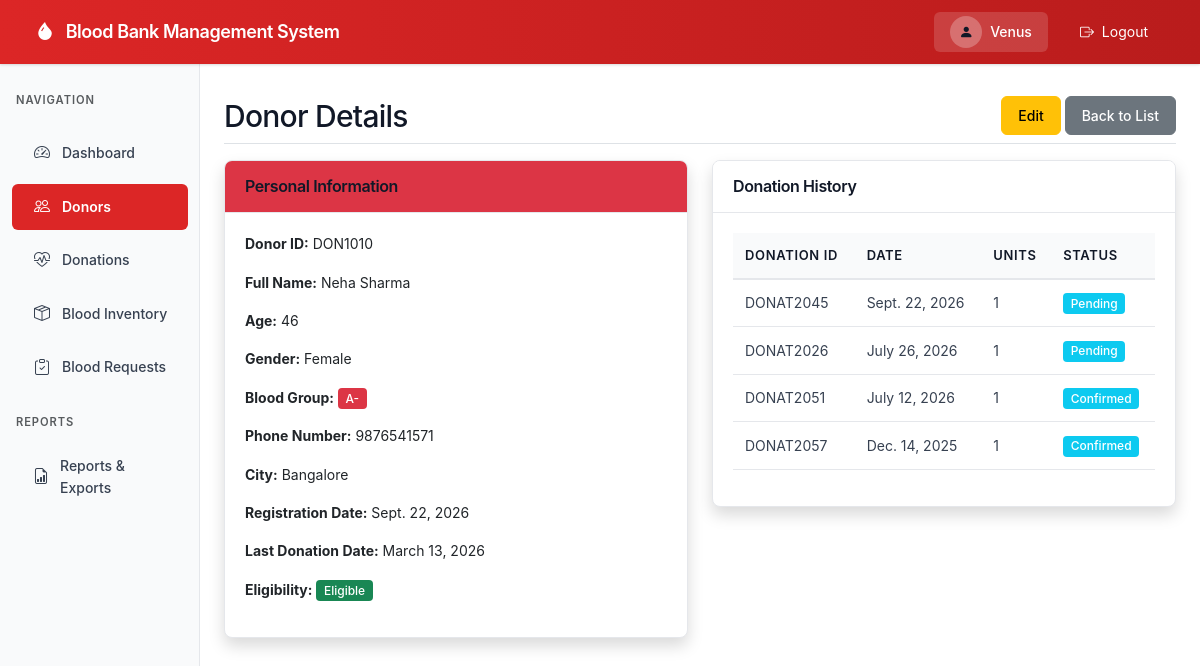
/donors/11/ (signed in), run on the app's committed database.
### donors/models.py (models this page shows, shortened)
class Donor(models.Model):
    donor_id = models.CharField(max_length=20, unique=True)
    full_name = models.CharField(max_length=200)
    age = models.IntegerField()
    gender = models.CharField(max_length=10, choices=GENDER_CHOICES)
    blood_group = models.CharField(max_length=5, choices=BLOOD_GROUP_CHOICES)
    phone_number = models.CharField(max_length=15)
    city = models.CharField(max_length=100)
    registration_date = models.DateField(default=timezone.now)
    last_donation_date = models.DateField(null=True, blank=True)
    donation_eligibility_status = models.BooleanField(default=True)
    class Meta:
        ordering = ['-registration_date']

### donations/models.py (models this page shows, shortened)
class Donation(models.Model):
    donation_id = models.CharField(max_length=20, unique=True)
    donor = models.ForeignKey(Donor, on_delete=models.CASCADE, related_name='donations')
    blood_group = models.CharField(max_length=5, choices=BLOOD_GROUP_CHOICES)
    units_collected = models.IntegerField(default=1)
    donation_date = models.DateField(default=timezone.now)
    collection_center = models.CharField(max_length=200)
    donation_status = models.CharField(max_length=20, choices=DONATION_STATUS_CHOICES, default='Pending')
    stock_updated = models.BooleanField(default=False)
    class Meta:
        ordering = ['-donation_date']

### donors/views.py (the view)
# urls.py: path('<int:pk>/', views.donor_detail, name='donor_detail'),
@login_required
def donor_detail(request, pk):
    donor = get_object_or_404(Donor, pk=pk)
    donations = Donation.objects.filter(donor=donor).order_by('-donation_date')
    return render(request, 'donors/donor_detail.html', {'donor': donor, 'donations': donations})

### templates/donors/donor_detail.html
{% extends 'base.html' %}
{% load static %}
{% block content %}
<div class="d-flex justify-content-between flex-wrap flex-md-nowrap align-items-center pt-3 pb-2 mb-3 border-bottom">
    <h1 class="h2">Donor Details</h1>
    <div>
        <a href="{% url 'edit_donor' donor.pk %}" class="btn btn-warning">Edit</a>
        <a href="{% url 'donor_list' %}" class="btn btn-secondary">Back to List</a>
    </div>
</div>
<div class="row">
    <div class="col-md-6">
        <div class="card shadow mb-4">
            <div class="card-header bg-danger text-white">
                <h6 class="m-0 font-weight-bold">Personal Information</h6>
            </div>
            <div class="card-body">
                <p><strong>Donor ID:</strong> {{ donor.donor_id }}</p>
                <p><strong>Full Name:</strong> {{ donor.full_name }}</p>
                <p><strong>Age:</strong> {{ donor.age }}</p>
                <p><strong>Gender:</strong> {{ donor.gender }}</p>
                <p><strong>Blood Group:</strong> <span class="badge bg-danger">{{ donor.blood_group }}</span></p>
                <p><strong>Phone Number:</strong> {{ donor.phone_number }}</p>
                <p><strong>City:</strong> {{ donor.city }}</p>
                <p><strong>Registration Date:</strong> {{ donor.registration_date }}</p>
                <p><strong>Last Donation Date:</strong> {{ donor.last_donation_date|default:"Never" }}</p>
                <p><strong>Eligibility:</strong>
                    {% if donor.donation_eligibility_status %}
                        <span class="badge bg-success">Eligible</span>
                    {% else %}
                        <span class="badge bg-secondary">Not Eligible</span>
                    {% endif %}
                </p>
            </div>
        </div>
    </div>
    <div class="col-md-6">
        <div class="card shadow mb-4">
            <div class="card-header">
                <h6 class="m-0 font-weight-bold">Donation History</h6>
            </div>
            <div class="card-body">
                <div class="table-responsive">
                    <table class="table table-sm">
                        <thead>
                            <tr>
                                <th>Donation ID</th>
                                <th>Date</th>
                                <th>Units</th>
                                <th>Status</th>
                            </tr>
                        </thead>
                        <tbody>
                            {% for donation in donations %}
                            <tr>
                                <td>{{ donation.donation_id }}</td>
                                <td>{{ donation.donation_date }}</td>
                                <td>{{ donation.units_collected }}</td>
                                <td><span class="badge bg-info">{{ donation.donation_status }}</span></td>
                            </tr>
                            {% empty %}
                            <tr>
                                <td colspan="4" class="text-center">No donations yet.</td>
                            </tr>
                            {% endfor %}
                        </tbody>
                    </table>
                </div>
            </div>
        </div>
    </div>
</div>
{% endblock %}

### templates/base.html (shortened to what this page needs)
<!DOCTYPE html>
<html lang="en">
<head>
    <link href="https://cdn.jsdelivr.net/npm/bootstrap@5.3.0/dist/css/bootstrap.min.css" rel="stylesheet">
    <link rel="stylesheet" href="https://cdn.jsdelivr.net/npm/bootstrap-icons@1.10.0/font/bootstrap-icons.css">
    {% load static %}
    <link rel="stylesheet" href="{% static 'css/style.css' %}">
</head>
<body>
    {% if user.is_authenticated %}
    <nav class="navbar navbar-expand-lg navbar-dark fixed-top" style="background: linear-gradient(90deg, #dc2626 0%, #b91c1c 100%); height: 64px; z-index: 1030;">
        <div class="container-fluid">
            <a class="navbar-brand" href="{% url 'dashboard' %}">
                <i class="bi bi-droplet-fill me-2"></i> Blood Bank Management System
            </a>
            <div class="collapse navbar-collapse" id="navbarNav">
                <ul class="navbar-nav ms-auto align-items-center">
                    <li class="nav-item">
                        <div class="d-flex align-items-center gap-2 me-3 px-3 py-1" style="background: rgba(255,255,255,0.15); border-radius: 0.375rem;">
                            <div style="width: 32px; height: 32px; background: rgba(255,255,255,0.25); border-radius: 50%; display: flex; align-items: center; justify-content: center;">
                                <i class="bi bi-person-fill"></i>
                            </div>
                            <span style="font-weight: 500; color: white;">{{ user.username }}</span>
                        </div>
                    </li>
                    <li class="nav-item">
                        <a class="nav-link px-3" href="{% url 'logout' %}" style="color: white;">
                            <i class="bi bi-box-arrow-right me-1"></i> Logout
                        </a>
                    </li>
                </ul>
            </div>
        </div>
    </nav>
    <div class="container-fluid" style="padding-top: 64px;">
        <div class="row">
            <nav class="col-md-3 col-lg-2 d-md-block sidebar">
                <div class="position-sticky pt-2">
                    <div class="px-3 mb-3">
                        <small class="text-uppercase text-muted" style="font-size: 0.7rem; font-weight: 600; letter-spacing: 0.08em;">Navigation</small>
                    </div>
                    <ul class="nav flex-column">
                        <li class="nav-item">
                            <a class="nav-link {% if request.resolver_match.url_name == 'dashboard' %}active{% endif %}" href="{% url 'dashboard' %}">
                                <i class="bi bi-speedometer2"></i> Dashboard
                            </a>
                        </li>
                        <li class="nav-item">
                            <a class="nav-link {% if 'donor' in request.resolver_match.url_name %}active{% endif %}" href="{% url 'donor_list' %}">
                                <i class="bi bi-people"></i> Donors
                            </a>
                        </li>
                        <li class="nav-item">
                            <a class="nav-link {% if 'donation' in request.resolver_match.url_name %}active{% endif %}" href="{% url 'donation_list' %}">
                                <i class="bi bi-heart-pulse"></i> Donations
                            </a>
                        </li>
                        <li class="nav-item">
                            <a class="nav-link {% if 'inventory' in request.resolver_match.url_name %}active{% endif %}" href="{% url 'inventory_list' %}">
                                <i class="bi bi-box-seam"></i> Blood Inventory
                            </a>
                        </li>
                        <li class="nav-item">
                            <a class="nav-link {% if 'request' in request.resolver_match.url_name %}active{% endif %}" href="{% url 'request_list' %}">
                                <i class="bi bi-clipboard-check"></i> Blood Requests
                            </a>
                        </li>
                        <li class="nav-item mt-3">
                            <div class="px-3 mb-2">
                                <small class="text-uppercase text-muted" style="font-size: 0.7rem; font-weight: 600; letter-spacing: 0.08em;">Reports</small>
                            </div>
                        </li>
                        <li class="nav-item">
                            <a class="nav-link {% if 'report' in request.resolver_match.url_name %}active{% endif %}" href="{% url 'reports_home' %}">
                                <i class="bi bi-file-earmark-bar-graph"></i> Reports & Exports
                            </a>
                        </li>
                    </ul>
                </div>
            </nav>
            <main class="col-md-9 ms-sm-auto col-lg-10 px-md-4" style="padding-top: 1rem;">
                {% block content %}
                {% endblock %}
            </main>
        </div>
    </div>
    {% else %}
        {% block auth_content %}
        {% endblock %}
    {% endif %}
</body>
</html>

### static/css/style.css (style rules this page uses)
:root { --primary-red: #dc2626; --primary-red-dark: #b91c1c; --accent-red: #ef4444; --bg-light: #f9fafb; --border-light: #e5e7eb; --text-primary: #111827; --text-secondary: #374151; --text-muted: #6b7280; }
* { font-family: -apple-system, BlinkMacSystemFont, 'Segoe UI', 'Roboto', 'Oxygen', 'Ubuntu', 'Cantarell', 'Fira Sans', 'Droid Sans', 'Helvetica Neue', sans-serif; }
body { font-size: 0.875rem; background-color: #ffffff; color: var(--text-primary); line-height: 1.6; }
.navbar { box-shadow: 0 1px 3px 0 rgba(0, 0, 0, 0.1), 0 1px 2px 0 rgba(0, 0, 0, 0.06); padding: 0.75rem 1.5rem; }
.navbar-brand { font-weight: 600; font-size: 1.125rem; letter-spacing: -0.025em; }
.sidebar { position: fixed; top: 64px; bottom: 0; left: 0; z-index: 100; padding: 1rem 0 0; box-shadow: inset -1px 0 0 var(--border-light); background-color: var(--bg-light) !important; overflow-y: auto; height: calc(100vh - 64px); }
.sidebar .nav-link { font-weight: 500; color: var(--text-secondary); padding: 0.625rem 1.25rem; margin: 0.25rem 0.75rem; border-radius: 0.375rem; transition: all 0.15s ease-in-out; display: flex; align-items: center; gap: 0.625rem; font-size: 0.875rem; }
.sidebar .nav-link i { font-size: 1rem; width: 1.25rem; text-align: center; }
.sidebar .nav-link.active { color: white; background-color: var(--primary-red); font-weight: 600; }
main { margin-left: 0; padding-top: 1.5rem; padding-bottom: 2rem; }
@media (min-width: 768px) { main { margin-left: 25%; } }
@media (min-width: 992px) { main { margin-left: 16.666667%; } }
.card { box-shadow: 0 1px 3px 0 rgba(0, 0, 0, 0.1), 0 1px 2px 0 rgba(0, 0, 0, 0.06); border: 1px solid var(--border-light); margin-bottom: 1.5rem; border-radius: 0.5rem; overflow: hidden; }
.card-header { background-color: #ffffff; border-bottom: 1px solid var(--border-light); font-weight: 600; font-size: 0.9375rem; padding: 1rem 1.25rem; color: var(--text-primary); letter-spacing: -0.01em; }
.card-body { padding: 1.25rem; }
h1, h2, h3, h4, h5, h6 { color: var(--text-primary); font-weight: 600; letter-spacing: -0.025em; line-height: 1.2; }
.h2 { font-size: 1.875rem; margin-bottom: 0; }
.font-weight-bold { font-weight: 600 !important; }
.table { background-color: #fff; font-size: 0.875rem; }
.table thead th { background-color: #f9fafb; border-bottom: 2px solid var(--border-light); font-weight: 600; color: var(--text-primary); font-size: 0.8125rem; text-transform: uppercase; letter-spacing: 0.05em; padding: 0.75rem; }
.table tbody td { padding: 0.75rem; vertical-align: middle; color: var(--text-secondary); border-bottom: 1px solid var(--border-light); }
.btn { font-weight: 500; font-size: 0.875rem; padding: 0.5rem 1rem; border-radius: 0.375rem; transition: all 0.15s ease-in-out; }
.badge { padding: 0.375em 0.625em; font-weight: 500; font-size: 0.75rem; border-radius: 0.25rem; }

### data on the page
Donor: donor_id "DON1010", full_name "Neha Sharma", age "46", gender "Female", blood_group "A-", phone_number "9876541571", city "Bangalore", registration_date "Sept. 22, 2026", last_donation_date "March 13, 2026"
Donation: donation_id "DONAT2045", donation_date "Sept. 22, 2026", units_collected "1", donation_status "Pending"
Donation: donation_id "DONAT2026", donation_date "July 26, 2026", units_collected "1", donation_status "Pending"
Donation: donation_id "DONAT2051", donation_date "July 12, 2026", units_collected "1", donation_status "Confirmed"
Donation: donation_id "DONAT2057", donation_date "Dec. 14, 2025", units_collected "1", donation_status "Confirmed"

### other printed values
{{ user.username }} "Venus"
